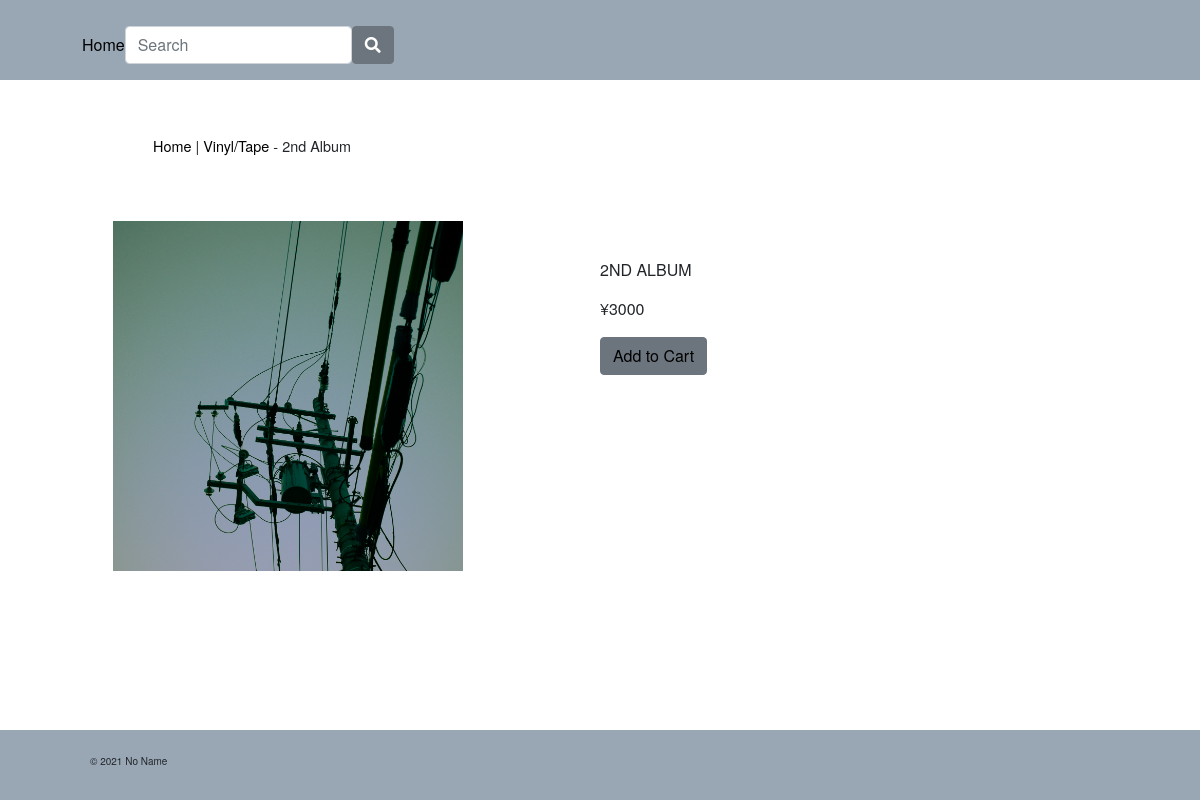
The page /shop/vinyl_tape/2nd_album/ on the database its author committed.
### shop/models.py (models this page shows, shortened)
class Product(models.Model):
    name = models.CharField(max_length=250, unique=True)
    slug = models.SlugField(max_length=250, unique=True)
    description = models.TextField(blank=True)
    category = models.ForeignKey(Category, on_delete=models.CASCADE)
    price = models.DecimalField(max_digits=10, decimal_places=0)
    image = models.ImageField(upload_to='product', blank=True)
    stock = models.IntegerField()
    available = models.BooleanField(default=True)
    created = models.DateTimeField(auto_now_add=True)
    updated = models.DateTimeField(auto_now=True)

class Category(models.Model):
    name = models.CharField(max_length=250, )
    slug = models.SlugField(max_length=250, )
    def get_url(self):
        return reverse('shop:products_by_category', args=[self.slug])
    def __str__(self):
         return self.name

### shop/views.py (the view)
# urls.py: path('<slug:c_slug>/<slug:product_slug>/', views.ProdCatDetail, name='ProdCatDetail'),
def ProdCatDetail(request, c_slug, product_slug):
    try:
        product = Product.objects.get(category__slug=c_slug, slug=product_slug)
    except Exception as e:
        raise e
    return render(request, 'shop/product.html', {'product': product})

### cart/context_processors.py (called while the page is built)
def counter(request):
    item_count = 0
    if 'admin' in request.path:
        return {}
    else:
        try:
            cart = Cart.objects.filter(cart_id=_cart_id(request))
            cart_items = CartItem.objects.all().filter(cart=cart[:1])
            for cart_item in cart_items:
                item_count += cart_item.quantity
        except Cart.DoesNotExist:
            item_count = 0
    return dict(item_count = item_count)

### cart/views.py (called while the page is built)
def _cart_id(request):
    cart = request.session.session_key
    if not cart:
        cart = request.session.create()
    return cart

### shop/context_processors.py (called while the page is built)
def menu_links(request):
    links = Category.objects.all()
    return dict(links=links)

### shop/templates/shop/product.html (shortened to what this page needs)
{% extends "base.html" %}
{% load static %}
{% block content %}
<div class="row my_prod_row_class">
  <div class="mx-auto w-75 mt-4 product ">
      <p class=""></p><a href="{% url 'shop:allProdCat' %}">Home</a> | <a href="{{ product.category.get_url }}">{{product.category}}</a> - {{product.name}}</p>
      </div>
          <div class="row my-5">
              <div class="col-12 col-sm-12 col-md-12 col-lg-6 text-center">
                  <div style="min-width: 18rem">
                      <img class="product-img" src="{{product.image.url}}" alt="{{product.name}}">
                  </div>
              </div>
              <div class="col-12 col-sm-12 col-md-12 col-lg-6 my-4">
                  <div>
                      <h1 class="my_prod_title">{{product.name}}</h1>
                      <p class="my_prod_price">¥{{product.price}}</p>
                      {% if product.stock <= 0 %}
                      <p class="my_prod_text"><b>Out of Stock</b></p>
                      {% else %}
                      <a class="btn btn-secondary" href="{% url 'cart:add_cart' product.id %}">Add to Cart</a>
                      {% endif %}
                  </div>
              </div>
          </div>
    </div>
{% endblock %}

### static/css/style.css (style rules this page uses)
*,*::before,*::after { box-sizing: border-box; }
html { width: 100%; position: relative; min-height: 100%; }
body { font-family: "Helvetica Neue",Arial,"Hiragino Kaku Gothic ProN","Hiragino Sans",Meiryo,sans-serif; font-size: 62.5%; padding-bottom: 70px; }
img { object-fit: cover; }
a:link,a:visited,a:hover, a:active { text-decoration: none; color: black; }
.product { font-size: 0.9rem; }
.my_prod_row_class { padding-top: 15px; padding-bottom: 20px; }
.my_prod_title { font-size: 16px; text-transform: uppercase; padding-top: 15px; padding-bottom: 10px; }
.product-img { width: 350px; height: 350px; }
.my_prod_price { font-size: 1.0rem; }

### rows shown on the page
Product: category "Vinyl/Tape", name "2nd Album", image (picture), name "2ND ALBUM", price "3000"
